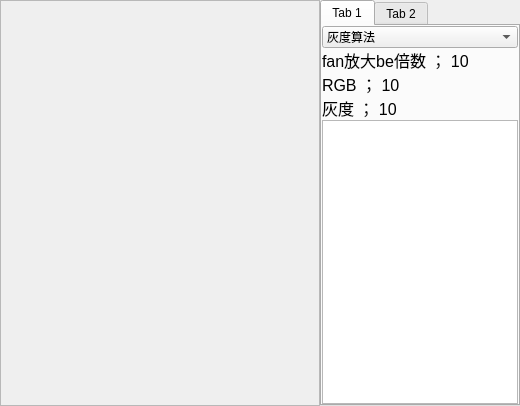
<?xml version="1.0" encoding="UTF-8"?>
<ui version="4.0">
 <class>windowform</class>
 <widget class="QWidget" name="windowform">
  <property name="geometry">
   <rect>
    <x>0</x>
    <y>0</y>
    <width>520</width>
    <height>406</height>
   </rect>
  </property>
  <property name="sizePolicy">
   <sizepolicy hsizetype="Expanding" vsizetype="Expanding">
    <horstretch>0</horstretch>
    <verstretch>0</verstretch>
   </sizepolicy>
  </property>
  <property name="windowTitle">
   <string>Form</string>
  </property>
  <layout class="QGridLayout" name="gridLayout">
   <property name="leftMargin">
    <number>0</number>
   </property>
   <property name="topMargin">
    <number>0</number>
   </property>
   <property name="rightMargin">
    <number>0</number>
   </property>
   <property name="bottomMargin">
    <number>0</number>
   </property>
   <property name="spacing">
    <number>0</number>
   </property>
   <item row="0" column="0">
    <layout class="QHBoxLayout" name="horizontalLayout">
     <property name="spacing">
      <number>0</number>
     </property>
     <property name="sizeConstraint">
      <enum>QLayout::SetDefaultConstraint</enum>
     </property>
     <item>
      <widget class="Windowbuddy" name="scrollArea">
       <property name="sizePolicy">
        <sizepolicy hsizetype="Expanding" vsizetype="Expanding">
         <horstretch>0</horstretch>
         <verstretch>0</verstretch>
        </sizepolicy>
       </property>
       <property name="widgetResizable">
        <bool>true</bool>
       </property>
       <widget class="QWidget" name="scrollAreaWidgetContents">
        <property name="geometry">
         <rect>
          <x>0</x>
          <y>0</y>
          <width>316</width>
          <height>402</height>
         </rect>
        </property>
        <property name="sizePolicy">
         <sizepolicy hsizetype="Expanding" vsizetype="Expanding">
          <horstretch>0</horstretch>
          <verstretch>0</verstretch>
         </sizepolicy>
        </property>
       </widget>
      </widget>
     </item>
     <item>
      <widget class="QTabWidget" name="tabWidget">
       <property name="minimumSize">
        <size>
         <width>200</width>
         <height>0</height>
        </size>
       </property>
       <property name="maximumSize">
        <size>
         <width>200</width>
         <height>16777215</height>
        </size>
       </property>
       <property name="currentIndex">
        <number>0</number>
       </property>
       <widget class="QWidget" name="tab">
        <attribute name="title">
         <string>Tab 1</string>
        </attribute>
        <layout class="QGridLayout" name="gridLayout_2">
         <property name="leftMargin">
          <number>0</number>
         </property>
         <property name="topMargin">
          <number>0</number>
         </property>
         <property name="rightMargin">
          <number>0</number>
         </property>
         <property name="bottomMargin">
          <number>0</number>
         </property>
         <property name="spacing">
          <number>0</number>
         </property>
         <item row="0" column="0">
          <layout class="QVBoxLayout" name="verticalLayout">
           <item>
            <widget class="QComboBox" name="comboBox">
             <item>
              <property name="text">
               <string>灰度算法</string>
              </property>
             </item>
             <item>
              <property name="text">
               <string>消除白噪声</string>
              </property>
             </item>
            </widget>
           </item>
           <item>
            <widget class="QLabel" name="label">
             <property name="font">
              <font>
               <pointsize>12</pointsize>
              </font>
             </property>
             <property name="text">
              <string>fan放大be倍数 ； 10 </string>
             </property>
            </widget>
           </item>
           <item>
            <widget class="QLabel" name="label_2">
             <property name="font">
              <font>
               <pointsize>12</pointsize>
              </font>
             </property>
             <property name="text">
              <string>RGB ； 10 </string>
             </property>
            </widget>
           </item>
           <item>
            <widget class="QLabel" name="label_3">
             <property name="font">
              <font>
               <pointsize>12</pointsize>
              </font>
             </property>
             <property name="text">
              <string>灰度 ； 10 </string>
             </property>
            </widget>
           </item>
           <item>
            <widget class="QTextBrowser" name="textBrowser"/>
           </item>
          </layout>
         </item>
        </layout>
       </widget>
       <widget class="QWidget" name="tab_2">
        <attribute name="title">
         <string>Tab 2</string>
        </attribute>
       </widget>
      </widget>
     </item>
    </layout>
   </item>
  </layout>
 </widget>
 <customwidgets>
  <customwidget>
   <class>Windowbuddy</class>
   <extends>QScrollArea</extends>
   <header>windowbuddy.h</header>
   <container>1</container>
  </customwidget>
 </customwidgets>
 <resources/>
 <connections/>
</ui>
